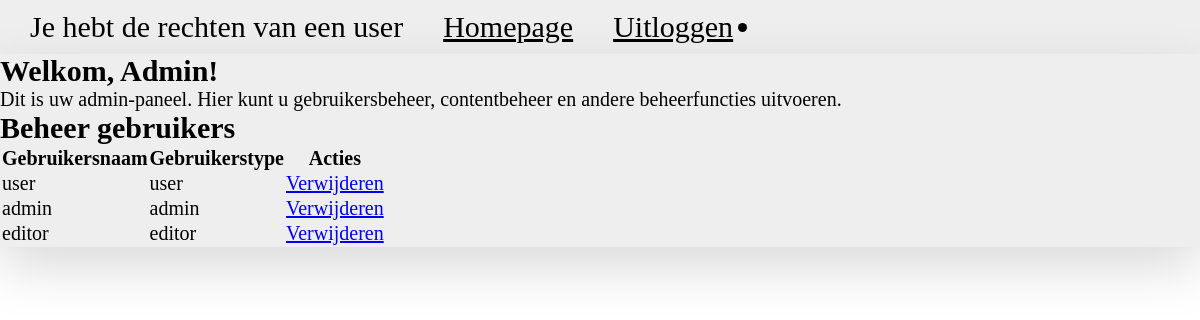
Before: /Public/admin.php (signed in) with the older database file.
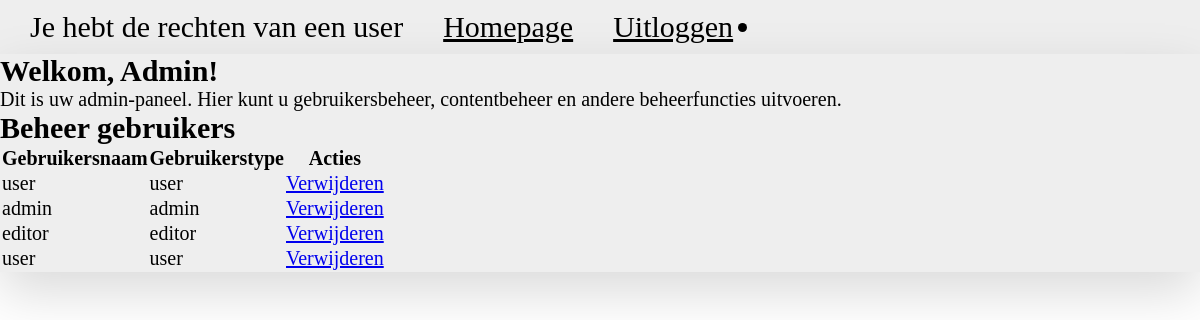
After: the same page with the newer database file.
### tables this page shows
CREATE TABLE users (id INTEGER PRIMARY KEY, username TEXT NOT NULL, password TEXT NOT NULL, user_type TEXT NOT NULL, image BLOB);

### Private/functions.php (called while the page is built, shortened)
<?php
function get_all_users(){
    global $db;
    $stmt = $db->prepare('SELECT * FROM users');
    $result = $stmt->execute();
    $users = array();
    while($row = $result->fetchArray(SQLITE3_ASSOC)) {
        $users[] = $row;
    }
    return $users;
}
?>

### Public/admin.php (the view, shortened to what this page needs)
<?php
require_once('../Private/functions.php');
?>
<!DOCTYPE html>
<html lang="en">
<head>
    <link rel="stylesheet" href="styles/style.css">
</head>
<header class="header">
        <nav class="header__nav">
            <ul class="header__ul">
                <li class="header__listItem">
                    <p class="listItem__p">Je hebt de rechten van een <?php echo $_SESSION['user_type'];?></p>
                </li>
                <li class="header__listItem">
                    <a class="listItem__link" href="home.php">Homepage</a>
                </li>
                <li class="header__listItem">
                    <a class="listItem__link" href="uitloggen.php">Uitloggen</a>
                </li>
            </ul>
        </nav>
    </header>
<body>
<div class="header">
    <div class="main-content">
      <h2 class="admin-h2">Welkom, Admin!</h2>
      <p class="">Dit is uw admin-paneel. Hier kunt u gebruikersbeheer, contentbeheer en andere beheerfuncties uitvoeren.</p>
    </div>
    <div class="main-content">
  <h2>Beheer gebruikers</h2>
  <table>
    <thead>
      <tr>
        <th>Gebruikersnaam</th>
        <th>Gebruikerstype</th>
        <th>Acties</th>
      </tr>
    </thead>
    <tbody>
      <?php
        $users = get_all_users();
        foreach($users as $user) {
          echo "<tr>";
          echo "<td>" . $user['username'] . "</td>";
          echo "<td>" . $user['user_type'] . "</td>";
          echo "<td><a href='delete_user.php?id=" . $user['id'] . "'>Verwijderen</a></td>";
          echo "</tr>";
        }
      ?>
    </tbody>
  </table>
</div>
</body>
</html>

### Public/styles/style.css (style rules this page uses)
* { margin: 0; padding: 0; box-sizing: border-box; }
html { font-size: 62.5%; }
.header { width: 100%; margin: auto; background: #EEEEEE; box-shadow: 0 2rem 5rem rgba(0, 0, 0, 0.15); font-size: 3rem; }
.header__nav { width: 100%; display: flex; justify-content: space-between; align-items: center; padding: 0rem 2rem; }
.header__ul { display: flex; align-items: center; justify-content: center; gap: 2rem; }
.header__listItem { padding: 1rem; border-radius: 2rem; list-style: none; }
.listItem__link { color: black; }
.main-content { font-size: 2rem; }

Changed rows visible on the page:
added users: username "user", user_type "user"
